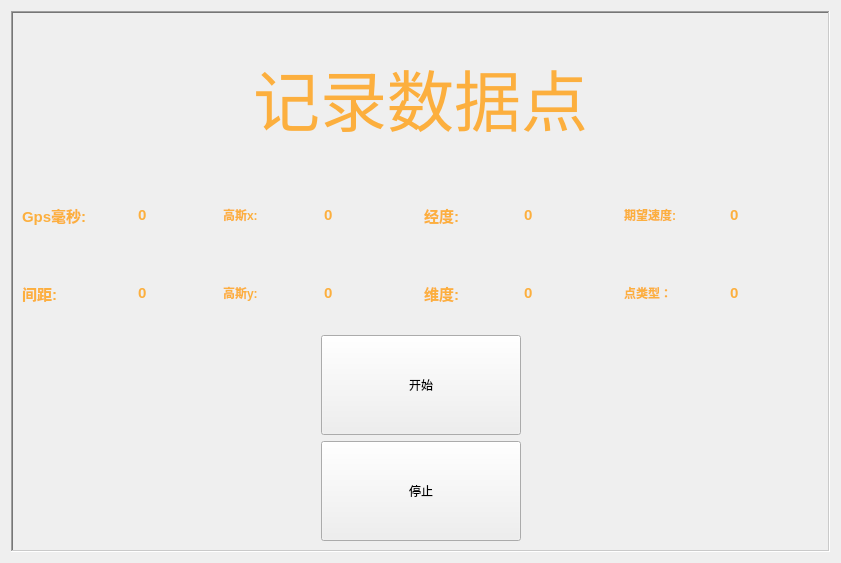
<?xml version="1.0" encoding="UTF-8"?>
<ui version="4.0">
 <class>widgetbegin</class>
 <widget class="QWidget" name="widgetbegin">
  <property name="geometry">
   <rect>
    <x>0</x>
    <y>0</y>
    <width>841</width>
    <height>563</height>
   </rect>
  </property>
  <property name="windowTitle">
   <string>Form</string>
  </property>
  <layout class="QGridLayout" name="gridLayout_5">
   <item row="0" column="0">
    <widget class="QFrame" name="frame">
     <property name="frameShape">
      <enum>QFrame::WinPanel</enum>
     </property>
     <property name="frameShadow">
      <enum>QFrame::Sunken</enum>
     </property>
     <layout class="QGridLayout" name="gridLayout_6">
      <item row="0" column="0">
       <layout class="QVBoxLayout" name="verticalLayout">
        <item>
         <widget class="QLabel" name="label">
          <property name="font">
           <font>
            <pointsize>50</pointsize>
           </font>
          </property>
          <property name="styleSheet">
           <string notr="true">color: rgb(252, 175, 62);</string>
          </property>
          <property name="lineWidth">
           <number>1</number>
          </property>
          <property name="text">
           <string>记录数据点</string>
          </property>
          <property name="textFormat">
           <enum>Qt::AutoText</enum>
          </property>
          <property name="alignment">
           <set>Qt::AlignCenter</set>
          </property>
         </widget>
        </item>
       </layout>
      </item>
      <item row="1" column="0">
       <layout class="QHBoxLayout" name="horizontalLayout_3">
        <item>
         <layout class="QGridLayout" name="gridLayout">
          <item row="0" column="0">
           <widget class="QLabel" name="label_2">
            <property name="minimumSize">
             <size>
              <width>110</width>
              <height>0</height>
             </size>
            </property>
            <property name="font">
             <font>
              <pointsize>11</pointsize>
              <weight>75</weight>
              <bold>true</bold>
             </font>
            </property>
            <property name="styleSheet">
             <string notr="true">color: rgb(252, 175, 62);</string>
            </property>
            <property name="text">
             <string>Gps毫秒:</string>
            </property>
           </widget>
          </item>
          <item row="0" column="1">
           <widget class="QLabel" name="label_4">
            <property name="minimumSize">
             <size>
              <width>50</width>
              <height>0</height>
             </size>
            </property>
            <property name="font">
             <font>
              <pointsize>11</pointsize>
              <weight>75</weight>
              <bold>true</bold>
             </font>
            </property>
            <property name="styleSheet">
             <string notr="true">color: rgb(252, 175, 62);</string>
            </property>
            <property name="text">
             <string>0</string>
            </property>
           </widget>
          </item>
          <item row="1" column="0">
           <widget class="QLabel" name="label_3">
            <property name="minimumSize">
             <size>
              <width>110</width>
              <height>0</height>
             </size>
            </property>
            <property name="font">
             <font>
              <pointsize>11</pointsize>
              <weight>75</weight>
              <bold>true</bold>
             </font>
            </property>
            <property name="styleSheet">
             <string notr="true">color: rgb(252, 175, 62)</string>
            </property>
            <property name="text">
             <string>间距:</string>
            </property>
           </widget>
          </item>
          <item row="1" column="1">
           <widget class="QLabel" name="label_5">
            <property name="minimumSize">
             <size>
              <width>50</width>
              <height>0</height>
             </size>
            </property>
            <property name="font">
             <font>
              <pointsize>11</pointsize>
              <weight>75</weight>
              <bold>true</bold>
             </font>
            </property>
            <property name="styleSheet">
             <string notr="true">color: rgb(252, 175, 62);</string>
            </property>
            <property name="text">
             <string>0</string>
            </property>
           </widget>
          </item>
         </layout>
        </item>
        <item>
         <layout class="QGridLayout" name="gridLayout_2">
          <item row="0" column="0">
           <widget class="QLabel" name="label_10">
            <property name="font">
             <font>
              <weight>75</weight>
              <italic>false</italic>
              <bold>true</bold>
             </font>
            </property>
            <property name="styleSheet">
             <string notr="true">color: rgb(252, 175, 62);</string>
            </property>
            <property name="text">
             <string>高斯x:</string>
            </property>
           </widget>
          </item>
          <item row="0" column="1">
           <widget class="QLabel" name="label_11">
            <property name="minimumSize">
             <size>
              <width>50</width>
              <height>0</height>
             </size>
            </property>
            <property name="font">
             <font>
              <pointsize>11</pointsize>
              <weight>75</weight>
              <bold>true</bold>
             </font>
            </property>
            <property name="styleSheet">
             <string notr="true">color: rgb(252, 175, 62);</string>
            </property>
            <property name="text">
             <string>0</string>
            </property>
           </widget>
          </item>
          <item row="1" column="0">
           <widget class="QLabel" name="label_12">
            <property name="font">
             <font>
              <weight>75</weight>
              <italic>false</italic>
              <bold>true</bold>
             </font>
            </property>
            <property name="styleSheet">
             <string notr="true">color: rgb(252, 175, 62);</string>
            </property>
            <property name="text">
             <string>高斯y:</string>
            </property>
           </widget>
          </item>
          <item row="1" column="1">
           <widget class="QLabel" name="label_13">
            <property name="minimumSize">
             <size>
              <width>50</width>
              <height>0</height>
             </size>
            </property>
            <property name="font">
             <font>
              <pointsize>11</pointsize>
              <weight>75</weight>
              <bold>true</bold>
             </font>
            </property>
            <property name="styleSheet">
             <string notr="true">color: rgb(252, 175, 62);</string>
            </property>
            <property name="text">
             <string>0</string>
            </property>
           </widget>
          </item>
         </layout>
        </item>
        <item>
         <layout class="QGridLayout" name="gridLayout_3">
          <item row="0" column="0">
           <widget class="QLabel" name="label_6">
            <property name="font">
             <font>
              <pointsize>11</pointsize>
              <weight>75</weight>
              <bold>true</bold>
             </font>
            </property>
            <property name="styleSheet">
             <string notr="true">color: rgb(252, 175, 62);</string>
            </property>
            <property name="text">
             <string>经度:</string>
            </property>
           </widget>
          </item>
          <item row="0" column="1">
           <widget class="QLabel" name="label_7">
            <property name="minimumSize">
             <size>
              <width>50</width>
              <height>0</height>
             </size>
            </property>
            <property name="font">
             <font>
              <pointsize>11</pointsize>
              <weight>75</weight>
              <bold>true</bold>
             </font>
            </property>
            <property name="styleSheet">
             <string notr="true">color: rgb(252, 175, 62);</string>
            </property>
            <property name="text">
             <string>0</string>
            </property>
           </widget>
          </item>
          <item row="1" column="0">
           <widget class="QLabel" name="label_8">
            <property name="font">
             <font>
              <pointsize>11</pointsize>
              <weight>75</weight>
              <bold>true</bold>
             </font>
            </property>
            <property name="styleSheet">
             <string notr="true">color: rgb(252, 175, 62);</string>
            </property>
            <property name="text">
             <string>维度:</string>
            </property>
           </widget>
          </item>
          <item row="1" column="1">
           <widget class="QLabel" name="label_9">
            <property name="minimumSize">
             <size>
              <width>50</width>
              <height>0</height>
             </size>
            </property>
            <property name="font">
             <font>
              <pointsize>11</pointsize>
              <weight>75</weight>
              <bold>true</bold>
             </font>
            </property>
            <property name="styleSheet">
             <string notr="true">color: rgb(252, 175, 62);</string>
            </property>
            <property name="text">
             <string>0</string>
            </property>
           </widget>
          </item>
         </layout>
        </item>
        <item>
         <layout class="QGridLayout" name="gridLayout_4">
          <item row="0" column="0">
           <widget class="QLabel" name="label_14">
            <property name="minimumSize">
             <size>
              <width>100</width>
              <height>0</height>
             </size>
            </property>
            <property name="font">
             <font>
              <weight>75</weight>
              <italic>false</italic>
              <bold>true</bold>
             </font>
            </property>
            <property name="styleSheet">
             <string notr="true">color: rgb(252, 175, 62);</string>
            </property>
            <property name="text">
             <string>期望速度:</string>
            </property>
           </widget>
          </item>
          <item row="0" column="1">
           <widget class="QLabel" name="label_15">
            <property name="minimumSize">
             <size>
              <width>50</width>
              <height>0</height>
             </size>
            </property>
            <property name="font">
             <font>
              <pointsize>11</pointsize>
              <weight>75</weight>
              <bold>true</bold>
             </font>
            </property>
            <property name="styleSheet">
             <string notr="true">color: rgb(252, 175, 62);</string>
            </property>
            <property name="text">
             <string>0</string>
            </property>
           </widget>
          </item>
          <item row="1" column="0">
           <widget class="QLabel" name="label_16">
            <property name="minimumSize">
             <size>
              <width>100</width>
              <height>0</height>
             </size>
            </property>
            <property name="font">
             <font>
              <weight>75</weight>
              <italic>false</italic>
              <bold>true</bold>
             </font>
            </property>
            <property name="styleSheet">
             <string notr="true">color: rgb(252, 175, 62);</string>
            </property>
            <property name="text">
             <string>点类型：</string>
            </property>
           </widget>
          </item>
          <item row="1" column="1">
           <widget class="QLabel" name="label_17">
            <property name="minimumSize">
             <size>
              <width>50</width>
              <height>0</height>
             </size>
            </property>
            <property name="font">
             <font>
              <pointsize>11</pointsize>
              <weight>75</weight>
              <bold>true</bold>
             </font>
            </property>
            <property name="styleSheet">
             <string notr="true">color: rgb(252, 175, 62);</string>
            </property>
            <property name="text">
             <string>0</string>
            </property>
           </widget>
          </item>
         </layout>
        </item>
       </layout>
      </item>
      <item row="2" column="0">
       <layout class="QHBoxLayout" name="horizontalLayout">
        <item>
         <spacer name="horizontalSpacer_3">
          <property name="orientation">
           <enum>Qt::Horizontal</enum>
          </property>
          <property name="sizeHint" stdset="0">
           <size>
            <width>292</width>
            <height>20</height>
           </size>
          </property>
         </spacer>
        </item>
        <item>
         <widget class="QPushButton" name="pushButton">
          <property name="minimumSize">
           <size>
            <width>200</width>
            <height>100</height>
           </size>
          </property>
          <property name="maximumSize">
           <size>
            <width>16777215</width>
            <height>16777215</height>
           </size>
          </property>
          <property name="styleSheet">
           <string notr="true"/>
          </property>
          <property name="text">
           <string>开始</string>
          </property>
         </widget>
        </item>
        <item>
         <spacer name="horizontalSpacer_4">
          <property name="orientation">
           <enum>Qt::Horizontal</enum>
          </property>
          <property name="sizeHint" stdset="0">
           <size>
            <width>291</width>
            <height>20</height>
           </size>
          </property>
         </spacer>
        </item>
       </layout>
      </item>
      <item row="3" column="0">
       <layout class="QHBoxLayout" name="horizontalLayout_2">
        <item>
         <spacer name="horizontalSpacer">
          <property name="orientation">
           <enum>Qt::Horizontal</enum>
          </property>
          <property name="sizeHint" stdset="0">
           <size>
            <width>40</width>
            <height>20</height>
           </size>
          </property>
         </spacer>
        </item>
        <item>
         <widget class="QPushButton" name="pushButton_3">
          <property name="minimumSize">
           <size>
            <width>200</width>
            <height>100</height>
           </size>
          </property>
          <property name="maximumSize">
           <size>
            <width>16777215</width>
            <height>16777215</height>
           </size>
          </property>
          <property name="text">
           <string>停止</string>
          </property>
         </widget>
        </item>
        <item>
         <spacer name="horizontalSpacer_2">
          <property name="orientation">
           <enum>Qt::Horizontal</enum>
          </property>
          <property name="sizeHint" stdset="0">
           <size>
            <width>40</width>
            <height>20</height>
           </size>
          </property>
         </spacer>
        </item>
       </layout>
      </item>
     </layout>
    </widget>
   </item>
  </layout>
 </widget>
 <resources/>
 <connections/>
</ui>
